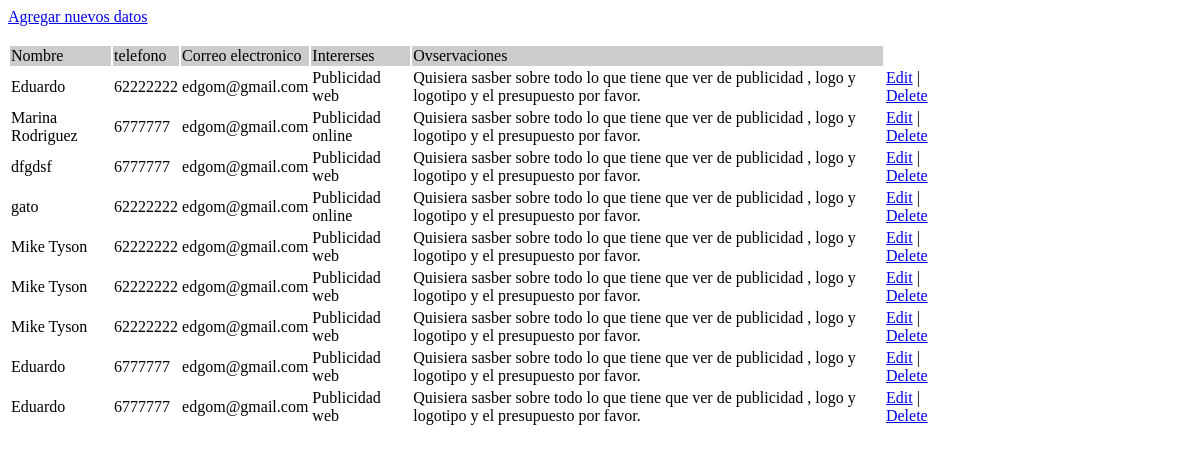
The page /contactanos/bddatos.php on the database its author committed.
### tables this page shows
CREATE TABLE `bestbrand` (
  `id` int(15) NOT NULL,
  `nombre` varchar(255) NOT NULL,
  `telefono` varchar(255) NOT NULL,
  `email` varchar(255) NOT NULL,
  `interes` varchar(255) NOT NULL,
  `observaciones` varchar(255) NOT NULL
);

### contactanos/bddatos.php (the view, shortened to what this page needs)
<?php
include_once("../configuration.php");
$sql = "SELECT * FROM bestbrand ORDER BY id";
$result = $mysqli->query($sql);
?>
<html>
<head>
	<link rel="stylesheet" href="style.css">
</head>
<body>
<a href="contact.html">Agregar nuevos datos</a><br/><br/>
	<table width='80%' border=0>
	<tr bgcolor='#CCCCCC'>
		<td>Nombre</td>
		<td>telefono</td>
		<td>Correo electronico</td>
		<td>Intererses</td>
		<td>Ovservaciones</td>
	</tr>
	<?php
	if ($result->num_rows > 0){
	while($row = $result->fetch_assoc() ) {
		echo "<tr>";
		echo "<td>".$row['nombre']."</td>";
		echo "<td>".$row['telefono']."</td>";
		echo "<td>".$row['email']."</td>";
        echo "<td>".$row['interes']."</td>";
        echo "<td>".$row['observaciones']."</td>";
		echo "<td>
		<a href=\"editar.php?id=$row[id]\">Edit</a>
		 | <a href=\"borrar.php?id=$row[id]\" onClick=\"return confirm('estas seguro de eliminar este cliente de la base de datos')\">Delete</a></td>";
	}}
	?>
	</table>
</body>
</html>

### rows shown on the page
bestbrand: nombre "Eduardo", telefono "62222222", email "edgom@gmail.com", interes "Publicidad web", observaciones "Quisiera sasber sobre todo lo que tiene que ver de publicidad , logo y logotipo y el presupuesto por favor."
bestbrand: nombre "Marina Rodriguez", telefono "6777777", email "edgom@gmail.com", interes "Publicidad online", observaciones "Quisiera sasber sobre todo lo que tiene que ver de publicidad , logo y logotipo y el presupuesto por favor."
bestbrand: nombre "dfgdsf", telefono "6777777", email "edgom@gmail.com", interes "Publicidad web", observaciones "Quisiera sasber sobre todo lo que tiene que ver de publicidad , logo y logotipo y el presupuesto por favor."
bestbrand: nombre "gato", telefono "62222222", email "edgom@gmail.com", interes "Publicidad online", observaciones "Quisiera sasber sobre todo lo que tiene que ver de publicidad , logo y logotipo y el presupuesto por favor."
bestbrand: nombre "Mike Tyson", telefono "62222222", email "edgom@gmail.com", interes "Publicidad web", observaciones "Quisiera sasber sobre todo lo que tiene que ver de publicidad , logo y logotipo y el presupuesto por favor."
bestbrand: nombre "Mike Tyson", telefono "62222222", email "edgom@gmail.com", interes "Publicidad web", observaciones "Quisiera sasber sobre todo lo que tiene que ver de publicidad , logo y logotipo y el presupuesto por favor."
bestbrand: nombre "Mike Tyson", telefono "62222222", email "edgom@gmail.com", interes "Publicidad web", observaciones "Quisiera sasber sobre todo lo que tiene que ver de publicidad , logo y logotipo y el presupuesto por favor."
bestbrand: nombre "Eduardo", telefono "6777777", email "edgom@gmail.com", interes "Publicidad web", observaciones "Quisiera sasber sobre todo lo que tiene que ver de publicidad , logo y logotipo y el presupuesto por favor."
bestbrand: nombre "Eduardo", telefono "6777777", email "edgom@gmail.com", interes "Publicidad web", observaciones "Quisiera sasber sobre todo lo que tiene que ver de publicidad , logo y logotipo y el presupuesto por favor."
